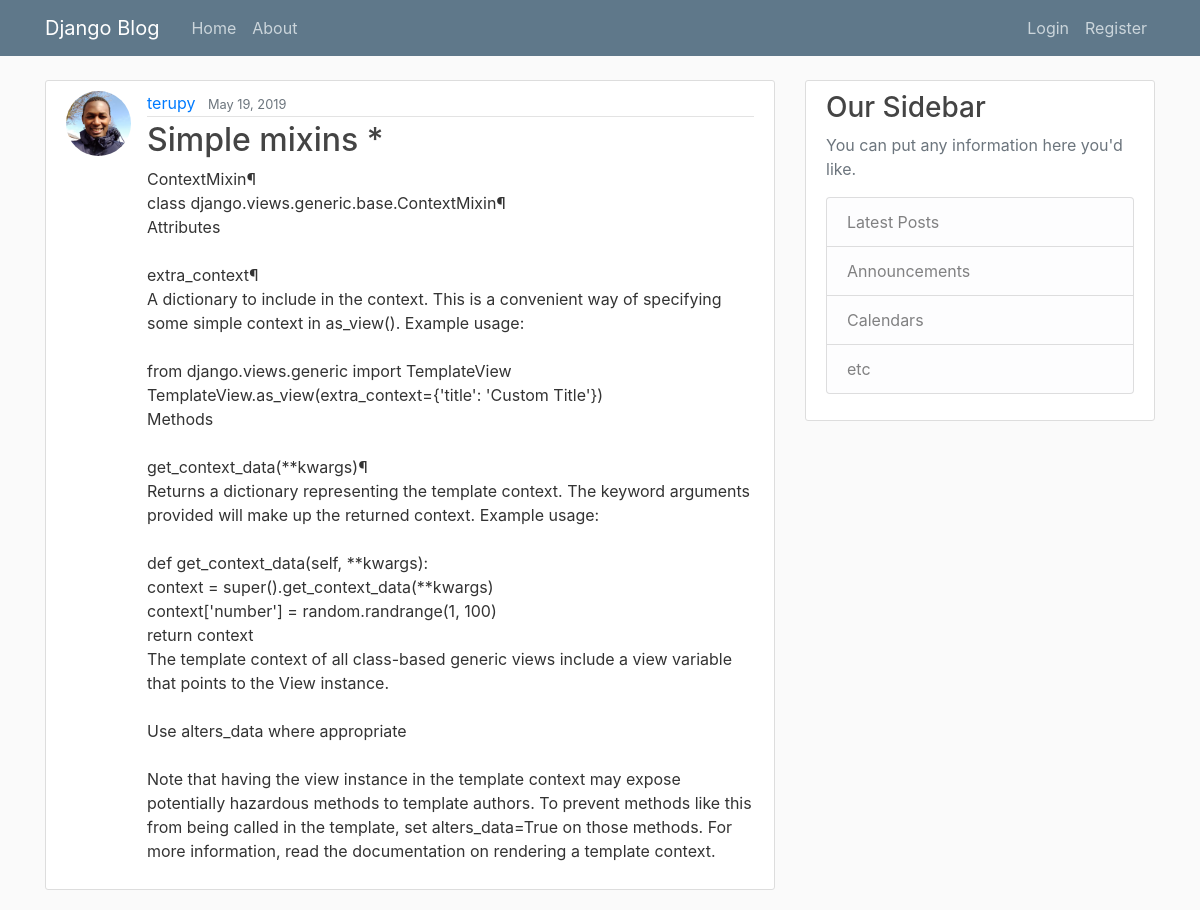
Screenshot of /post/3/ with the database file from the repository.
### blog/models.py (models this page shows, shortened)
class Post(models.Model):
    title = models.CharField(max_length=100)
    content = models.TextField()
    date_posted = models.DateTimeField(default=timezone.now)
    author = models.ForeignKey(User, on_delete=models.CASCADE)

### users/models.py (models this page shows, shortened)
class Profile(models.Model):
	user = models.OneToOneField(User, on_delete=models.CASCADE)
	image = models.ImageField(default='default.jpg', upload_to='profile_pics')

### blog/views.py (the view)
# urls.py: path('post/<int:pk>/', PostDetailView.as_view(), name='post-detail'),
class PostDetailView(DetailView):
    model = Post

### blog/templates/blog/post_detail.html (shortened to what this page needs)
{% extends "blog/base.html" %}
{% block content %}
  <article class="media content-section">
    <img class="rounded-circle article-img" src="{{ object.author.profile.image.url }}">
    <div class="media-body">
      <div class="article-metadata">
        <a class="mr-2" href="{% url 'user-posts' object.author.username %}">{{ object.author }}</a>
        <small class="text-muted">{{ object.date_posted|date:"F d, Y" }}</small>
      </div>
      <h2 class="article-title">{{ object.title }}</h2>
      <p class="article-content">{{ object.content }}</p>
    </div>
  </article>
{% endblock content %}

### blog/static/blog/main.css (style rules this page uses)
body { background: #fafafa; color: #333333; margin-top: 5rem; }
h1, h2, h3, h4, h5, h6 { color: #444444; }
.content-section { background: #ffffff; padding: 10px 20px; border: 1px solid #dddddd; border-radius: 3px; margin-bottom: 20px; }
.article-title { color: #444444; }
.article-content { white-space: pre-line; }
.article-img { height: 65px; width: 65px; margin-right: 16px; }
.article-metadata { padding-bottom: 1px; margin-bottom: 4px; border-bottom: 1px solid #e3e3e3 }

### rows the page displays
Post: author.profile.image (picture), author "terupy", date_posted "May 19, 2019", title "Simple mixins *", content "ContextMixin¶ class django.views.generic.base.ContextMixin¶ Attributes extra_context¶ A dictionary to include in the context. This is a convenient way of specifying some simple context in as_view(). Example usage: from django.views.generic import TemplateView TemplateView.as_view(extra_context={'title': 'Custom Title'}) Methods get_context_data(**kwargs)¶ Returns a dictionary representing the template context. The keyword arguments provided will make up the returned context. Example usage: def get_context_data(self, **kwargs): context = super().get_context_data(**kwargs) context['number'] = random.randrange(1, 100) return context The template context of all class-based generic views include…"
